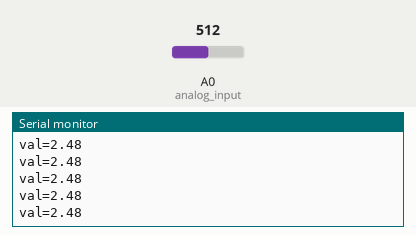
Recording of a sketch running on a simulated Arduino Uno, built with avr-gcc and run on an emulated ATmega328P. On the bench: the last lines printed to the serial monitor. The test bench sets the inputs (shaded band); at power-on: A0 (analog_input) = 512.

Above: at 1.2 s.
1.3 s: A0 (analog_input) set to 716
At 2.4 s:
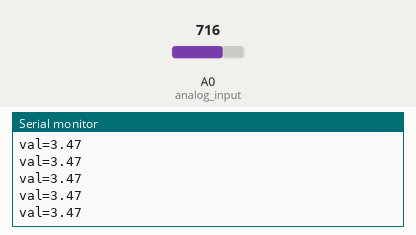
2.8 s: A0 (analog_input) set to 900
At 3.9 s:
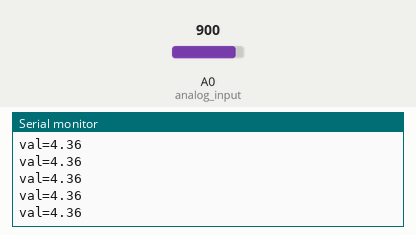
Timing chart, 0 to 5.8 s (numbered marks = the images above; inputs shaded):
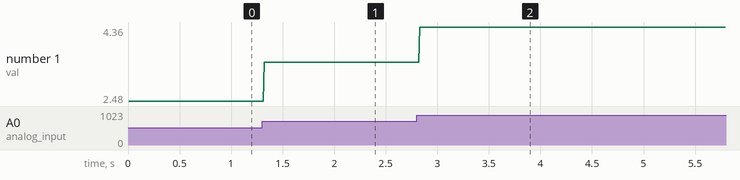

The sketch:

D_14_v_3_0_e_1_Cds.ino
```cpp
/*
  File: D_14_v_3_0_e_1_Cds
  Loc: Banzi.054

  Behavior:
  Ports used: A0 => Input

  Date: 2013/05/27 19:57:26

  Memo:

*/
/*****************************************
*  Variables: Non-const
******************************************/
int val = 0;
char dtostrfbuffer[15];

/*****************************************
*  Variables: Const
******************************************/
const int analog_input = 0;
const float source_voltage = 4.96;
const int max_range = 1023;

/*****************************************
*  Methods
******************************************/
void setup()                    // run once, when the sketch starts
{
    Serial.begin(9600);           // set up Serial library at 9600 bps

  //  Serial.println("Hello world!");  // prints hello with ending line break
    Serial.println("Started");  // prints hello with ending line break

}

void loop()                       // run over and over again
{
    val = analogRead(analog_input);

//    Serial.println("val=" + String(val * source_voltage / max_range));
    Serial.print("val=");
    Serial.println(dtostrf((val * source_voltage / max_range), 4, 2, dtostrfbuffer));

    delay(10);

}//void loop()
```

Measured:
- after the input at 1.3 s, the serial monitor: prints a new line at once (image 1)
- after the input at 2.8 s, the serial monitor: prints a new line at once (image 2)
- plotted number 1: 2.48 → 3.47 after the input at 1.3 s, 3.47 → 4.36 after the input at 2.8 s
